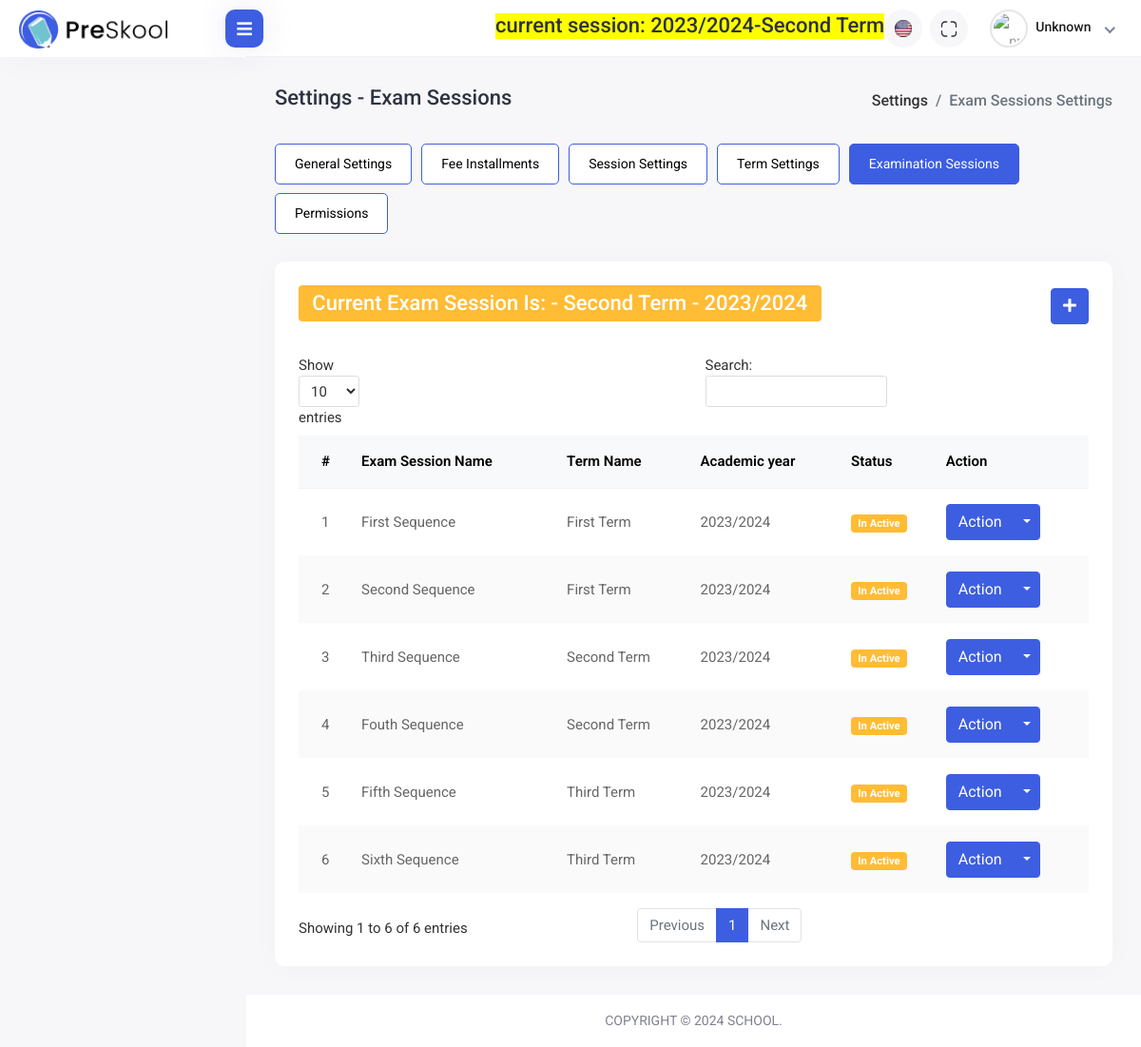
The app's page /settings/exam-sessions/ with its own data.
### apps/terms/models.py (models this page shows, shortened)
class AcademicYear(TimeStampedUUIDModel):
    name = models.CharField(verbose_name=_("Academic Year"), max_length=100)
    start_date = models.DateField(verbose_name=_("Start Date"))
    end_date = models.DateField(verbose_name=_("End Date"), blank=True, null=True)
    is_current = models.BooleanField(default=False)

class Term(TimeStampedUUIDModel):
    term = models.CharField(
        verbose_name=_("Session"),
        max_length=20,
        choices=TermChoices.choices,
        default=TermChoices.FIRST_TERM,
    )
    academic_year = models.ForeignKey(AcademicYear, on_delete=models.CASCADE)
    is_current = models.BooleanField(default=False)
    def __str__(self):
        return f"{self.term} - {self.academic_year.name}"

class ExaminationSession(TimeStampedUUIDModel):
    term = models.ForeignKey(
        Term, related_name="examination_sessions", on_delete=models.CASCADE
    )
    exam_session = models.CharField(
        verbose_name=_("Exam Sequence"),
        max_length=20,
        choices=ExamSequenceChoices.choices,
        default=ExamSequenceChoices.FIRST_SEQUENCE,
    )
    is_current = models.BooleanField(default=False)

### apps/settings/views.py (the view)
# urls.py: path("exam-sessions/", views.exam_session_view, name="setting-exam-sessions"),
def exam_session_view(request):
    exam_sessions = ExaminationSession.objects.all()
    sessions = AcademicYear.objects.all()
    terms = Term.objects.all()
    current_session = sessions.filter(is_current=True).first()
    current_term = terms.filter(is_current=True).first()
    current_exam_session = ExaminationSession.objects.filter(is_current=True).first()
    template_name = "settings/exam-session.html"
    context = {
        "section": "settings",
        "sessions": sessions,
        "terms": terms,
        "exam_sessions": exam_sessions,
        "current_session": current_session,
        "current_term": current_term,
        "current_exam_session": current_exam_session,
    }
    return render(request, template_name, context)

### apps/terms/templatetags/session_tags.py (called while the page is built)
@register.simple_tag
def current_working_session():
    current_year = AcademicYear.objects.filter(is_current=True)
    if current_year.exists():
        current_year = current_year.first()
        current_terms = Term.objects.filter(is_current=True, academic_year=current_year)
        if current_terms.exists():
            current_term = current_terms.first()
            info = f"current session: {current_year.name}-{current_term.term}"
            return info
        return None
    else:
        return None

### templates/settings/exam-session.html (shortened to what this page needs)
{% extends 'base.html' %}
{% load static %}
{% block content %}
<div class="content container-fluid">
    <div class="page-header">
        <div class="row">
            <div class="col">
                <h3 class="page-title">Settings - Exam Sessions</h3>
                <ul class="breadcrumb">
                    <li class="breadcrumb-item"><a href="#">Settings</a></li>
                    <li class="breadcrumb-item active">Exam Sessions Settings</li>
                </ul>
            </div>
        </div>
    </div>
    {% include '../utils/settings-menu.html' %}
    <div class="row">
        <div class="col-sm-12">
            <div class="card card-table">
                <div class="card-body">
                    <div class="page-header">
                        <div class="row align-items-center">
                            <div class="col">
                                <h3 class="page-title badge bg-warning text-wrap text-white">Current Exam Session Is:
                                    {{current_exam_session.exam_session}} - {{current_term.term}} -
                                    {{current_term.academic_year.name}}</h3>
                            </div>
                            <div class="col-auto text-end float-end ms-auto download-grp">
                                <a class="btn btn-primary" href="#" data-bs-toggle="modal"
                                    data-bs-target="#add_subject">
                                    <i class="fas fa-plus"></i>
                                </a>
                            </div>
                        </div>
                    </div>
                    <div class="table-responsive">
                        <table
                            class="table border-0 star-student table-hover table-center mb-0 datatable table-striped">
                            <thead class="student-thread">
                                <tr>
                                    <th>#</th>
                                    <th>Exam Session Name</th>
                                    <th>Term Name</th>
                                    <th>Academic year</th>
                                    <th>Status</th>
                                    <th>Action</th>
                                </tr>
                            </thead>
                            <tbody>
                                {% for exam in exam_sessions %}
                                <tr>
                                    <td>{{forloop.counter}}</td>
                                    <td>{{exam.exam_session}}</td>
                                    <td>{{exam.term.term}}</td>
                                    <td>{{exam.term.academic_year.name}}</td>
                                    <td>
                                        {% if exam.is_current %}
                                        <span class="badge bg-success">Active Session</span>
                                    </td>
                                    {% else %}
                                    <span class="badge bg-warning">In Active</span></td>
                                    {% endif %}
                                    <td>
                                        <div class="btn-group">
                                            <button type="button" class="btn btn-primary">Action</button>
                                            <button type="button"
                                                class="btn btn-primary dropdown-toggle dropdown-toggle-split"
                                                data-bs-toggle="dropdown" aria-haspopup="true" aria-expanded="false">
                                            </button>
                                        </div>
                                    </td>
                                </tr>
                                {% endfor %}
                            </tbody>
                        </table>
                    </div>
                </div>
            </div>
        </div>
    </div>
</div>
{% endblock content %}

### templates/utils/header.html (shortened to what this page needs)
{% load static %}
{% load session_tags %}
<div class="header">
    <div class="header-left">
        <a href="index.html" class="logo">
            <img src="{% static 'assets/img/logo.png' %}" alt="Logo">
        </a>
    </div>
    <div class="menu-toggle">
        <a href="javascript:void(0);" id="toggle_btn">
            <i class="fas fa-bars"></i>
        </a>
    </div>
    <ul class="nav user-menu">
        <li><div class="d-none d-sm-block">
            <h3 style="margin-left: 20px; background-color: yellow;" class="page-title text-center">{% current_working_session %}</h3>
        </div> </li>
        <li class="nav-item dropdown noti-dropdown language-drop me-2">
            <a href="#" class="dropdown-toggle nav-link header-nav-list" data-bs-toggle="dropdown">
                <img src="{% static 'assets/img/icons/header-icon-01.svg' %}" alt="">
            </a>
        </li>
        <li class="nav-item zoom-screen me-2">
            <a href="#" class="nav-link header-nav-list win-maximize">
                <img src="{% static 'assets/img/icons/header-icon-04.svg' %}" alt="">
            </a>
        </li>
        <li class="nav-item dropdown has-arrow new-user-menus">
            <a href="#" class="dropdown-toggle nav-link" data-bs-toggle="dropdown">
                <span class="user-img">
                    <img class="rounded-circle" src="{{request.user.get_profile.profile_photo.url}}" width="31"
                        alt="profile picture">
                    <div class="user-text">
                        {% if user.is_authenticated %}
                            <h6>{{user.username | capfirst}}</h6>
                        {% else %}
                            <h6>Unknown</h6>
                        {% endif %}
                    </div>
                </span>
            </a>
        </li>
    </ul>
</div>

### records on screen
AcademicYear: pkid+name "current session: 2023/2024-Second Term"
Term: term "Second Term", academic_year.name "2023/2024"
ExaminationSession: exam_session "First Sequence", term.term "First Term", term.academic_year.name "2023/2024", is_current "In Active"
ExaminationSession: exam_session "Second Sequence", term.term "First Term", term.academic_year.name "2023/2024", is_current "In Active"
ExaminationSession: exam_session "Third Sequence", term.term "Second Term", term.academic_year.name "2023/2024", is_current "In Active"
ExaminationSession: exam_session "Fouth Sequence", term.term "Second Term", term.academic_year.name "2023/2024", is_current "In Active"
ExaminationSession: exam_session "Fifth Sequence", term.term "Third Term", term.academic_year.name "2023/2024", is_current "In Active"
ExaminationSession: exam_session "Sixth Sequence", term.term "Third Term", term.academic_year.name "2023/2024", is_current "In Active"
